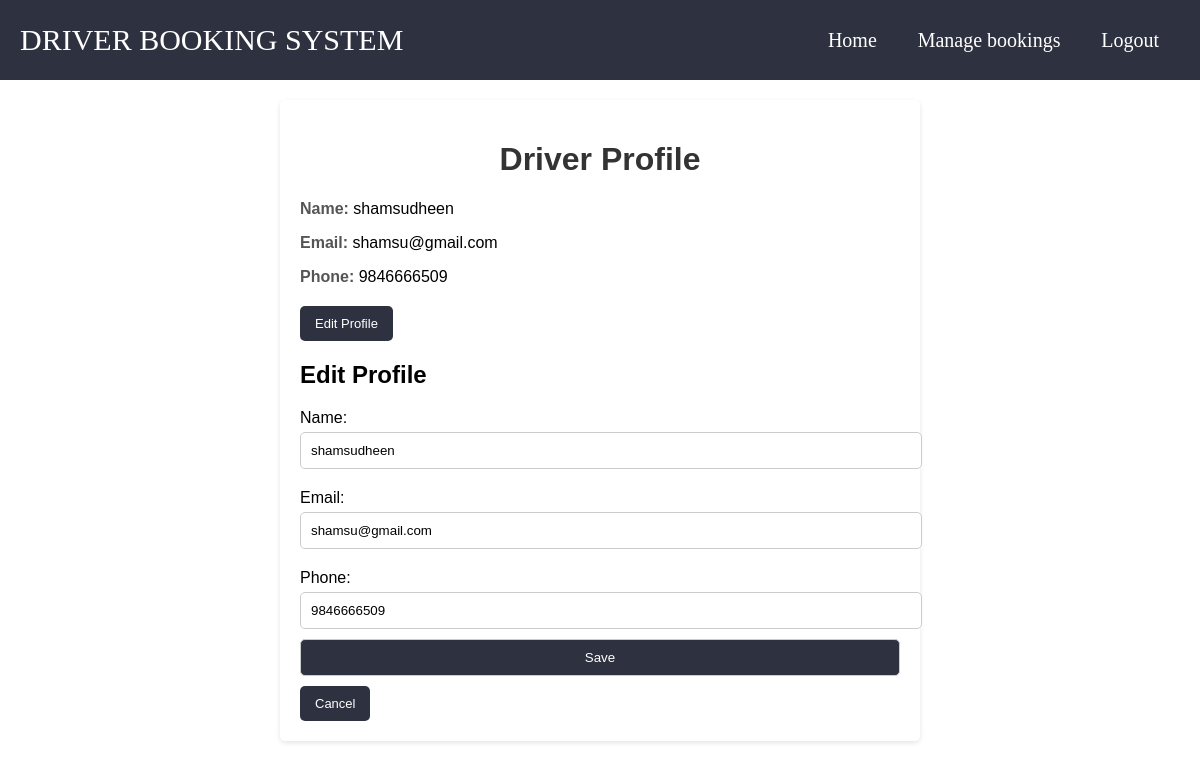
Page /driverprofile.php?edit=true (signed in) on the committed database.
### tables this page shows
CREATE TABLE `drivers` (
  `username` varchar(25) NOT NULL,
  `phno` varchar(12) NOT NULL,
  `email` varchar(25) NOT NULL,
  `pwd` varchar(15) NOT NULL,
  `user_type` varchar(25) NOT NULL,
  `driver_id` int(10) NOT NULL,
  `district` varchar(55) NOT NULL
);

### driverprofile.php (the view, shortened to what this page needs)
<?php
$conn = mysqli_connect("localhost", "root", "", "driver_booking_system");
$user_id = $_SESSION['driver_id'] ?? null;
$user = null;
if ($user_id) {
    $user_sql = "SELECT * FROM drivers WHERE driver_id = '$user_id'";
    $user_result = mysqli_query($conn, $user_sql);
    if ($user_result && mysqli_num_rows($user_result) > 0) {
        $user = mysqli_fetch_assoc($user_result);
    }
}
$edit_mode = false;
if ($_SERVER['REQUEST_METHOD'] === 'POST' && $user) {
    $old_email = $user['email'];
    $name = $_POST['name'];
    $email = $_POST['email'];
    $phone = $_POST['phone'];
    $update_sql = "UPDATE drivers SET username = '$name', email = '$email', phno = '$phone' WHERE driver_id = '$user_id'";
    mysqli_query($conn, $update_sql);
    $update_login_sql = "UPDATE login SET email = '$email' WHERE email = '$old_email'";
    mysqli_query($conn, $update_login_sql);
    $user['username'] = $name;
    $user['email'] = $email;
    $user['phno'] = $phone;
} elseif (isset($_GET['edit'])) {
    $edit_mode = true;
}
?>
<!DOCTYPE html>
<html>
<head>
    <link rel="stylesheet" href="userprofile.css">
</head>
<body>
<nav class="nanbar">
        <div class="navbar">
            <a class="hdng"  href="">DRIVER BOOKING SYSTEM</a>
            <div class="link">
            <a href="staffdashboard.php">Home</a>
                <a href="mybookings.php">Manage bookings</a>
                <a href="logout.php">Logout</a>
            </div>
        </div>
    </nav>
<div class="container">
    <h1>Driver Profile</h1>
    <?php if ($user): ?>
        <div class="profile-info">
            <p><strong>Name:</strong> <span id="userName"><?php echo htmlspecialchars($user['username']); ?></span></p>
            <p><strong>Email:</strong> <span id="userEmail"><?php echo htmlspecialchars($user['email']); ?></span></p>
            <p><strong>Phone:</strong> <span id="userPhone"><?php echo htmlspecialchars($user['phno']); ?></span></p>
        </div>
         <a href="?edit=true" class="box-link">Edit Profile</a>
        <?php if ($edit_mode): ?>
            <div id="editForm">
                <h2>Edit Profile</h2>
                <form method="POST" action="">
                    <label for="editName">Name:</label>
                    <input type="text" id="editName" name="name" value="<?php echo htmlspecialchars($user['username']); ?>" required>
                    <label for="editEmail">Email:</label>
                    <input type="email" id="editEmail" name="email" value="<?php echo htmlspecialchars($user['email']); ?>" required>
                    <label for="editPhone">Phone:</label>
                    <input type="tel" id="editPhone" name="phone" value="<?php echo htmlspecialchars($user['phno']); ?>" required>
                    <input type="submit" value="Save">
                    <a href="profile.php" class="box-link">Cancel</a>
                </form>
            </div>
        <?php endif; ?>
    <?php else: ?>
        <p>User not found.</p>
    <?php endif; ?>
</div>
</body>
</html>

### userprofile.css (style rules this page uses)
body { font-family: Arial, sans-serif; margin: 0; padding: 0; }
a { text-decoration: none; }
.nanbar { width: 100%; height: 80px; background-color:rgba(1, 4, 21, 0.821); display: flex; justify-content: center; align-items: center; }
.navbar { width: 100%; height: 80px; display: flex; justify-content: space-between; align-items: center; padding-left: 20px; }
.hdng { font-size: 30px; color: white; font-family: 'Times New Roman', Times, serif; }
.link { width: 35%; height: 80px; display: flex; justify-content: space-evenly; align-items: center; padding-left: 60px; }
.link a { text-decoration: none; font-family: bold; color: rgb(255, 255, 255); font-size: 20px; }
.container { max-width: 600px; margin: 20px auto; padding: 20px; background-color: #fff; border-radius: 5px; box-shadow: 0 2px 5px rgba(0, 0, 0, 0.1); }
h1 { text-align: center; color: #333; }
.profile-info { margin-bottom: 20px; }
strong { color: #555; }
label { display: block; margin: 10px 0 5px; }
input[type="text"], input[type="email"], input[type="tel"], input[type="submit"], button { width: 100%; padding: 10px; margin-bottom: 10px; border: 1px solid #ccc; border-radius: 5px; }
input[type="submit"] { background-color: rgba(1, 4, 21, 0.821); color: #fff; }

### driverprofile.php (style rules this page uses)
.box-link { display: inline-block; padding: 10px 15px; background-color:rgba(1, 4, 21, 0.821); color: #fff; text-decoration: none; border-radius: 5px; transition: background-color 0.3s; font-size:13px }

### rows in the picture
drivers: username "shamsudheen", email "shamsu@gmail.com", phno "9846666509", name "shamsudheen", phone "9846666509"
